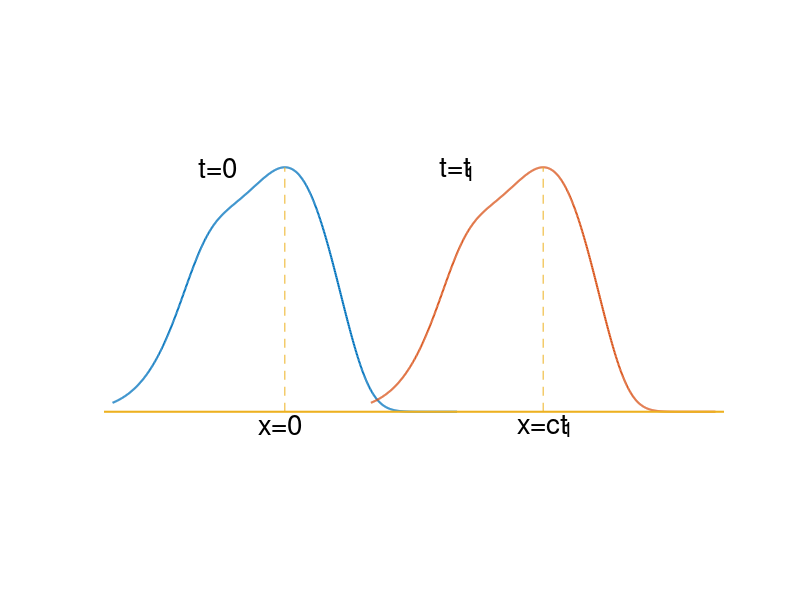

This chart was generated by the following MATLAB code:
x=(-2:1/200:2);
y=(1-tanh(x.*x.*x)).*exp(-x.*x);
plot(x,y,'linewidth',1.5)
axis([-2.1 5.1 -0.5 1.5])
axis off
hold on

x1=(1:1/200:5);
x=x1-3
y=(1-tanh(x.*x.*x)).*exp(-x.*x);
plot(x1,y,'linewidth',1.5)

q=[0 0];
r=[0 1];
line(q,r,'linestyle','--')


q=[3 3];
r=[0 1];
line(q,r,'linestyle','--')

q=[-2.1 5.1];
r=[0 0];
line(q,r,'linewidth',1.5)

text(-0.3,-.05,'x=0','fontsize',20)
text(2.7,-.05,'x=ct','fontsize',20)
text(2.7,-.07,'         1','fontsize',15)


text(-1,1,'t=0','fontsize',20)
text(1.8,1,'t=t','fontsize',20)
text(1.8,.98,'     1','fontsize',15)



hold off
